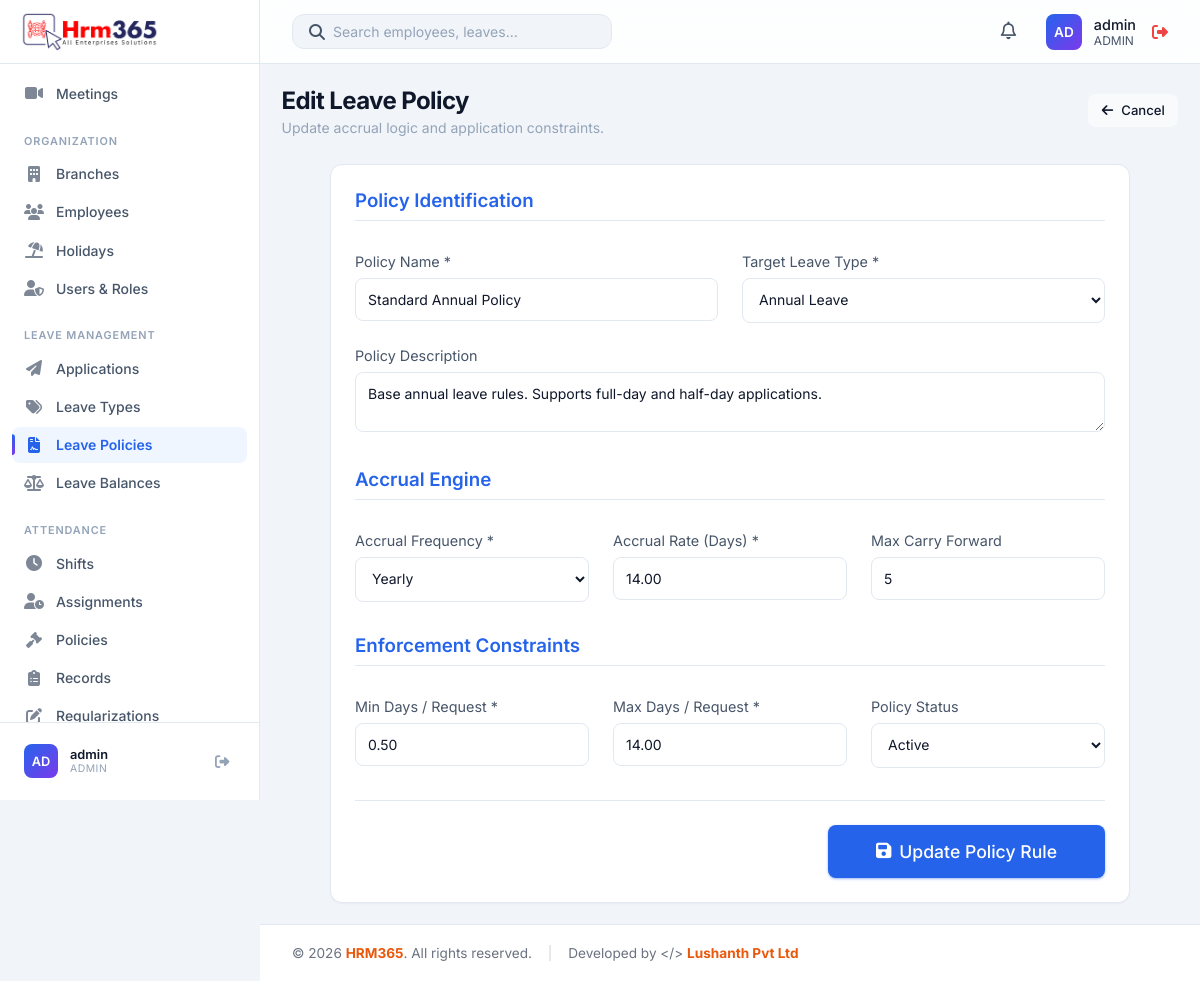
The app's page /modules/leave_policies/edit.php?id=1 (signed in) with its own data.
### tables this page shows
CREATE TABLE IF NOT EXISTS users (
    id INT AUTO_INCREMENT PRIMARY KEY,
    username VARCHAR(50) NOT NULL UNIQUE,
    password VARCHAR(255) NOT NULL,
    full_name VARCHAR(100),
    phone VARCHAR(30),
    role ENUM('admin', 'HR', 'manager', 'employee') DEFAULT 'employee',
    status ENUM('Active', 'Inactive') DEFAULT 'Active',
    language VARCHAR(20) DEFAULT 'English',
    department VARCHAR(50),
    employee_id INT NULL,
    created_at TIMESTAMP DEFAULT CURRENT_TIMESTAMP,
    FOREIGN KEY (employee_id) REFERENCES employees(id) ON DELETE CASCADE,
    UNIQUE KEY unique_employee_login (employee_id)
);

CREATE TABLE IF NOT EXISTS leave_policies (
    id INT AUTO_INCREMENT PRIMARY KEY,
    name VARCHAR(100) NOT NULL,
    description TEXT,
    leave_type_id INT NOT NULL,
    accrual_type ENUM('Monthly', 'Quarterly', 'Yearly', 'Fixed allocation') NOT NULL,
    accrual_rate DECIMAL(5, 2) NOT NULL,
    carry_forward_limit INT DEFAULT 0,
    min_days_per_application DECIMAL(5, 2) DEFAULT 1.00,
    max_days_per_application DECIMAL(5, 2) DEFAULT 365.00,
    status ENUM('Active', 'Inactive') DEFAULT 'Active',
    created_at TIMESTAMP DEFAULT CURRENT_TIMESTAMP,
    updated_at TIMESTAMP DEFAULT CURRENT_TIMESTAMP ON UPDATE CURRENT_TIMESTAMP,
    FOREIGN KEY (leave_type_id) REFERENCES leave_types(id) ON DELETE CASCADE
);

### modules/leave_policies/edit.php (the view, shortened to what the rows shown need)
<?php
require_once '../../includes/db.php';
require_once '../../includes/auth.php';
$id = intval($_GET['id'] ?? 0);
$stmt = $pdo->prepare("SELECT * FROM leave_policies WHERE id = ?");
$stmt->execute([$id]);
$policy = $stmt->fetch();
include '../../includes/header.php';
?>
<div class="page-header">
    <div>
        <h1 class="page-title">Edit Leave Policy</h1>
    </div>
</div>
<div class="card" style="max-width: 800px; margin: 0 auto;">
    <form action="save.php" method="POST">
        <div style="display: grid; grid-template-columns: 1fr; gap: 1.5rem; margin-bottom: 2rem;">
            <div style="display: grid; grid-template-columns: 1fr 1fr; gap: 1.5rem;">
                <div>
                    <label style="display: block; margin-bottom: 0.5rem; color: var(--text-secondary); font-size: 0.9rem;">Policy Name *</label>
                    <input type="text" name="name" required value="<?php echo htmlspecialchars($policy['name']); ?>" style="width: 100%; padding: 0.75rem; border-radius: var(--radius-md); border: 1px solid var(--border-color); background: var(--bg-secondary); color: var(--text-primary); outline: none;">
                </div>
            </div>
            <div>
                <label style="display: block; margin-bottom: 0.5rem; color: var(--text-secondary); font-size: 0.9rem;">Policy Description</label>
                <textarea name="description" rows="2" style="width: 100%; padding: 0.75rem; border-radius: var(--radius-md); border: 1px solid var(--border-color); background: var(--bg-secondary); color: var(--text-primary); outline: none;"><?php echo htmlspecialchars($policy['description'] ?? ''); ?></textarea>
            </div>
        </div>
        <div style="display: grid; grid-template-columns: 1fr 1fr 1fr; gap: 1.5rem; margin-bottom: 2rem;">
            <div>
                <label style="display: block; margin-bottom: 0.5rem; color: var(--text-secondary); font-size: 0.9rem;">Accrual Rate (Days) *</label>
                <input type="number" step="0.25" name="accrual_rate" required value="<?php echo htmlspecialchars($policy['accrual_rate']); ?>" min="0" style="width: 100%; padding: 0.75rem; border-radius: var(--radius-md); border: 1px solid var(--border-color); background: var(--bg-secondary); color: var(--text-primary); outline: none;">
            </div>
            <div>
                <label style="display: block; margin-bottom: 0.5rem; color: var(--text-secondary); font-size: 0.9rem;">Max Carry Forward</label>
                <input type="number" step="0.25" name="carry_forward_limit" value="<?php echo htmlspecialchars($policy['carry_forward_limit']); ?>" min="0" style="width: 100%; padding: 0.75rem; border-radius: var(--radius-md); border: 1px solid var(--border-color); background: var(--bg-secondary); color: var(--text-primary); outline: none;">
            </div>
        </div>
        <div style="display: grid; grid-template-columns: 1fr 1fr 1fr; gap: 1.5rem; margin-bottom: 2rem;">
            <div>
                <label style="display: block; margin-bottom: 0.5rem; color: var(--text-secondary); font-size: 0.9rem;">Min Days / Request *</label>
                <input type="number" step="0.25" name="min_days_per_application" required value="<?php echo htmlspecialchars($policy['min_days_per_application']); ?>" min="0.25" style="width: 100%; padding: 0.75rem; border-radius: var(--radius-md); border: 1px solid var(--border-color); background: var(--bg-secondary); color: var(--text-primary); outline: none;">
            </div>
            <div>
                <label style="display: block; margin-bottom: 0.5rem; color: var(--text-secondary); font-size: 0.9rem;">Max Days / Request *</label>
                <input type="number" step="0.25" name="max_days_per_application" required value="<?php echo htmlspecialchars($policy['max_days_per_application']); ?>" min="0.25" style="width: 100%; padding: 0.75rem; border-radius: var(--radius-md); border: 1px solid var(--border-color); background: var(--bg-secondary); color: var(--text-primary); outline: none;">
            </div>
        </div>
    </form>
</div>
<?php include '../../includes/footer.php'; ?>

### includes/header.php (shortened to what the rows shown need)
<?php
require_once __DIR__ . '/auth.php';
require_once __DIR__ . '/avatar.php';
$stylesheetPath = __DIR__ . '/../css/styles.css';
$stylesheetVersion = is_file($stylesheetPath) ? filemtime($stylesheetPath) : time();
?>
<!DOCTYPE html>
<html lang="en">
<head>
    <link rel="stylesheet" href="<?php echo app_url('css/styles.css'); ?>?v=<?php echo $stylesheetVersion; ?>">
    <link rel="stylesheet" href="https://cdnjs.cloudflare.com/ajax/libs/font-awesome/6.4.0/css/all.min.css">
</head>
<body>
    <?php include 'sidebar.php'; ?>
    <div class="main-wrapper" style="display: flex; flex-direction: column; flex: 1; min-height: 100vh; width: 100%;">
        <header class="top-header">
            <div class="header-actions">
                <div class="user-profile" style="display: flex; align-items: center; gap: 1rem;">
                    <a href="<?php echo app_url('profile.php'); ?>" style="display: flex; align-items: center; gap: 0.75rem; text-decoration: none; color: inherit;">
                        <?php echo render_avatar($currentUser['first_name'] ?? null, $currentUser['last_name'] ?? null, $currentUser['profile_photo'] ?? null, $currentUser['username']); ?>
                        <div class="user-info">
                            <div style="font-size: 0.9rem; font-weight: 500; color: var(--text-primary);">
                                <?php echo htmlspecialchars($_SESSION['full_name'] ?? $currentUser['username']); ?>
                            </div>
                            <div style="font-size: 0.75rem; color: var(--text-secondary); text-transform: uppercase;">
                                <?php echo htmlspecialchars($currentUser['role']); ?>
                            </div>
                        </div>
                    </a>
                </div>
            </div>
        </header>
        <main class="content-area">

### includes/sidebar.php (shortened to what the rows shown need)
<?php
require_once __DIR__ . '/avatar.php';
?>
<aside class="sidebar">
    <div class="sidebar-footer">
        <div class="sidebar-user">
            <?php echo render_avatar($currentUser['first_name'] ?? null, $currentUser['last_name'] ?? null, $currentUser['profile_photo'] ?? null, $currentUser['username']); ?>
            <div class="sidebar-user-info">
                <div class="sidebar-user-name"><?php echo htmlspecialchars($_SESSION['full_name'] ?? $currentUser['username']); ?></div>
                <div class="sidebar-user-role"><?php echo htmlspecialchars($currentUser['role']); ?></div>
            </div>
            <a href="<?php echo app_url('logout.php'); ?>" class="sidebar-logout" title="Logout"><i class="fas fa-sign-out-alt"></i></a>
        </div>
    </div>
</aside>

### includes/avatar.php (shortened to what the rows shown need)
<?php
function profile_photo_url(?string $path): ?string
{
    if (empty($path)) {
        return null;
    }
    $relative = ltrim(str_replace('\\', '/', $path), '/');
    $absolute = realpath(__DIR__ . '/../' . str_replace('/', DIRECTORY_SEPARATOR, $relative));
    return app_url($relative) . '?v=' . filemtime($absolute);
}
function avatar_initials(?string $first, ?string $last, ?string $fallback = ''): string
{
    $first = trim((string) $first);
    $last = trim((string) $last);
    $fallback = trim($fallback);
    return strtoupper(substr($fallback !== '' ? $fallback : 'U', 0, 2));
}
function render_avatar(?string $first, ?string $last, ?string $photoPath, ?string $fallback = '', string $class = 'avatar', string $style = ''): string
{
    $url = profile_photo_url($photoPath);
    $label = trim(trim((string) $first) . ' ' . trim((string) $last));
    if ($label === '') {
        $label = $fallback ?: 'User';
    }
    $styleAttr = $style !== '' ? ' style="' . htmlspecialchars($style, ENT_QUOTES, 'UTF-8') . '"' : '';
    $classAttr = htmlspecialchars($class, ENT_QUOTES, 'UTF-8');
    $titleAttr = htmlspecialchars($label, ENT_QUOTES, 'UTF-8');
    return '<div class="' . $classAttr . '"' . $styleAttr . ' title="' . $titleAttr . '">' . htmlspecialchars(avatar_initials($first, $last, $fallback), ENT_QUOTES, 'UTF-8') . '</div>';
}

### records on screen
users: role "AD AD", username "admin", role "ADMIN"
leave_policies: name "Standard Annual Policy", description "Base annual leave rules. Supports full-day and half-day applications.", accrual_rate "14.00", carry_forward_limit "5", min_days_per_application "0.50", max_days_per_application "14.00"

### other values on screen
form field leave_type_id "Annual Leave"
form field accrual_type "Yearly"
